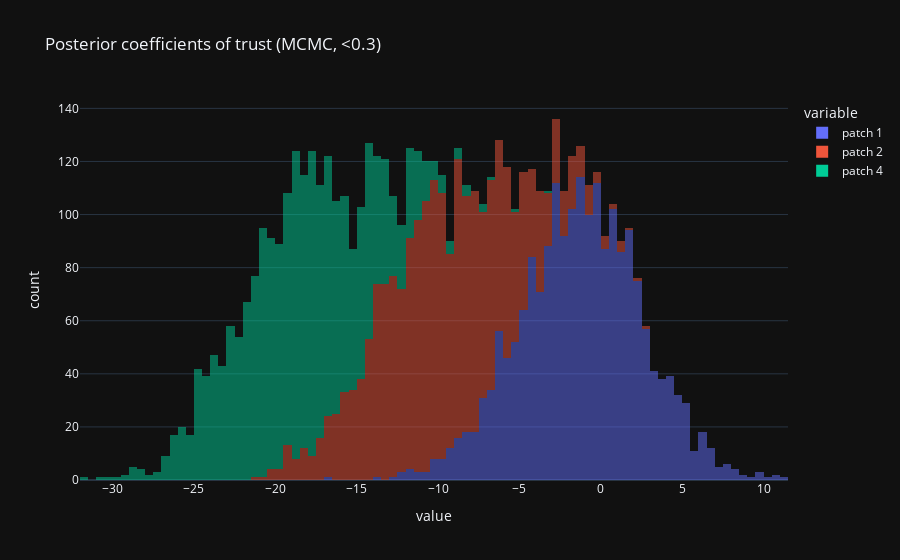

The notebook cell this image was saved under:
### Code cell
plot_coefs(post30low, "<0.3")

### Figure 1 — Plotly figure (JSON) as saved in the notebook; plotly's stock layout.template omitted (floating-point values rounded to 4 significant figures; data arrays with more than 128 entries replaced by an {"elided": "..."} marker saying what was removed)
{"data": [{"alignmentgroup": "True", "bingroup": "x", "hovertemplate": "variable=patch 1<br>value=%{x}<br>count=%{y}<extra></extra>", "legendgroup": "patch 1", "marker": {"color": "#636efa", "opacity": 0.5, "pattern": {"shape": ""}}, "name": "patch 1", "nbinsx": 100, "offsetgroup": "patch 1", "orientation": "v", "showlegend": true, "type": "histogram", "x": {"elided": "2000 float values"}, "xaxis": "x", "yaxis": "y"}, {"alignmentgroup": "True", "bingroup": "x", "hovertemplate": "variable=patch 2<br>value=%{x}<br>count=%{y}<extra></extra>", "legendgroup": "patch 2", "marker": {"color": "#EF553B", "opacity": 0.5, "pattern": {"shape": ""}}, "name": "patch 2", "nbinsx": 100, "offsetgroup": "patch 2", "orientation": "v", "showlegend": true, "type": "histogram", "x": {"elided": "2000 float values"}, "xaxis": "x", "yaxis": "y"}, {"alignmentgroup": "True", "bingroup": "x", "hovertemplate": "variable=patch 4<br>value=%{x}<br>count=%{y}<extra></extra>", "legendgroup": "patch 4", "marker": {"color": "#00cc96", "opacity": 0.5, "pattern": {"shape": ""}}, "name": "patch 4", "nbinsx": 100, "offsetgroup": "patch 4", "orientation": "v", "showlegend": true, "type": "histogram", "x": {"elided": "2000 float values"}, "xaxis": "x", "yaxis": "y"}], "layout": {"barmode": "relative", "legend": {"title": {"text": "variable"}, "tracegroupgap": 0}, "title": {"text": "Posterior coefficients of trust (MCMC, <0.3)"}, "xaxis": {"anchor": "y", "domain": [0, 1], "title": {"text": "value"}}, "yaxis": {"anchor": "x", "domain": [0, 1], "title": {"text": "count"}}}}
